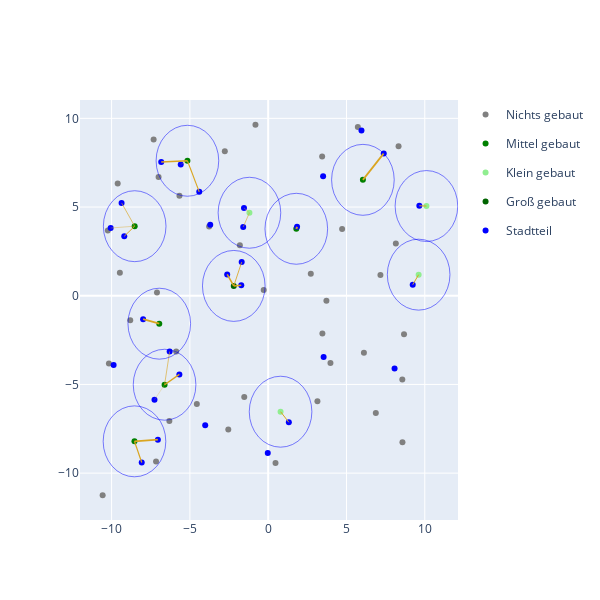

Source (notebook cell):
### Markdown cell above
### Task 3

### Code cell
# solve task 3
solve_location(radius=2, budget=1.8e6)

### Figure 1 — Plotly figure (JSON) as saved in the notebook; plotly's stock layout.template omitted (floating-point values rounded to 4 significant figures)
{"data": [{"hovertemplate": "Type=Nichts gebaut<br>x=%{x}<br>y=%{y}<extra></extra>", "legendgroup": "Nichts gebaut", "marker": {"color": "grey", "symbol": "circle"}, "mode": "markers", "name": "Nichts gebaut", "orientation": "v", "showlegend": true, "type": "scatter", "x": [-1.809, 7.168, -4.556, 3.447, 3.145, 3.463, -7.102, -6.998, -6.311, 8.566, -8.809, -2.77, 0.4694, 8.152, 8.326, -9.471, -0.2864, -3.77, -5.874, -7.315, -10.24, 4.721, 8.575, -2.548, -0.8121, 6.113, -1.528, -10.17, 2.721, 8.676, 6.874, -9.611, 5.725, 3.718, -10.57, 3.976, -5.666, -7.161], "xaxis": "x", "y": [2.854, 1.176, -6.108, 7.855, -5.95, -2.135, 0.1878, 6.698, -7.06, -4.721, -1.388, 8.148, -9.425, 2.942, 8.422, 1.297, 0.3189, 3.908, -3.15, 8.813, 3.678, 3.761, -8.257, -7.544, 9.64, -3.215, -5.704, -3.819, 1.241, -2.17, -6.61, 6.335, 9.52, -0.2879, -11.25, -3.785, 5.644, -9.35], "yaxis": "y"}, {"hovertemplate": "Type=Mittel gebaut<br>x=%{x}<br>y=%{y}<extra></extra>", "legendgroup": "Mittel gebaut", "marker": {"color": "green", "symbol": "circle"}, "mode": "markers", "name": "Mittel gebaut", "orientation": "v", "showlegend": true, "type": "scatter", "x": [-8.525, 6.049, 1.796, -6.616, -8.538, -5.158, -6.954], "xaxis": "x", "y": [3.921, 6.535, 3.775, -5.016, -8.208, 7.61, -1.575], "yaxis": "y"}, {"hovertemplate": "Type=Klein gebaut<br>x=%{x}<br>y=%{y}<extra></extra>", "legendgroup": "Klein gebaut", "marker": {"color": "lightgreen", "symbol": "circle"}, "mode": "markers", "name": "Klein gebaut", "orientation": "v", "showlegend": true, "type": "scatter", "x": [10.11, -1.198, 9.608, 0.791], "xaxis": "x", "y": [5.057, 4.679, 1.189, -6.537], "yaxis": "y"}, {"hovertemplate": "Type=Groß gebaut<br>x=%{x}<br>y=%{y}<extra></extra>", "legendgroup": "Groß gebaut", "marker": {"color": "darkgreen", "symbol": "circle"}, "mode": "markers", "name": "Groß gebaut", "orientation": "v", "showlegend": true, "type": "scatter", "x": [-2.197], "xaxis": "x", "y": [0.5537], "yaxis": "y"}, {"hovertemplate": "Type=Stadtteil<br>x=%{x}<br>y=%{y}<extra></extra>", "legendgroup": "Stadtteil", "marker": {"color": "blue", "symbol": "circle"}, "mode": "markers", "name": "Stadtteil", "orientation": "v", "showlegend": true, "type": "scatter", "x": [-2.618, 9.653, -5.671, -9.361, 3.54, -1.545, -7.986, 1.319, 5.957, -5.585, 8.071, -8.075, -4.022, 9.231, 1.845, -9.872, 3.507, -3.701, -6.292, -10.06, -0.02544, 7.38, -1.692, -9.19, -7.044, -6.83, -7.26, -4.402, -1.595, -1.72], "xaxis": "x", "y": [1.199, 5.07, -4.436, 5.234, -3.451, 4.949, -1.322, -7.134, 9.319, 7.398, -4.101, -9.402, -7.303, 0.622, 3.886, -3.906, 6.738, 3.998, -3.145, 3.819, -8.872, 8.025, 1.896, 3.357, -8.113, 7.54, -5.859, 5.858, 3.877, 0.591], "yaxis": "y"}, {"hovertemplate": "x=%{x}<br>y=%{y}<extra></extra>", "legendgroup": "", "line": {"color": "goldenrod", "dash": "solid", "width": 1.566}, "marker": {"symbol": "circle"}, "mode": "lines", "name": "", "orientation": "v", "showlegend": false, "type": "scatter", "x": [-2.197, -2.618], "xaxis": "x", "y": [0.5537, 1.199], "yaxis": "y"}, {"hovertemplate": "x=%{x}<br>y=%{y}<extra></extra>", "legendgroup": "", "line": {"color": "goldenrod", "dash": "solid", "width": 1}, "marker": {"symbol": "circle"}, "mode": "lines", "name": "", "orientation": "v", "showlegend": false, "type": "scatter", "x": [10.11, 9.653], "xaxis": "x", "y": [5.057, 5.07], "yaxis": "y"}, {"hovertemplate": "x=%{x}<br>y=%{y}<extra></extra>", "legendgroup": "", "line": {"color": "goldenrod", "dash": "solid", "width": 1.393}, "marker": {"symbol": "circle"}, "mode": "lines", "name": "", "orientation": "v", "showlegend": false, "type": "scatter", "x": [-6.616, -5.671], "xaxis": "x", "y": [-5.016, -4.436], "yaxis": "y"}, {"hovertemplate": "x=%{x}<br>y=%{y}<extra></extra>", "legendgroup": "", "line": {"color": "goldenrod", "dash": "solid", "width": 0.649}, "marker": {"symbol": "circle"}, "mode": "lines", "name": "", "orientation": "v", "showlegend": false, "type": "scatter", "x": [-8.525, -9.361], "xaxis": "x", "y": [3.921, 5.234], "yaxis": "y"}, {"hovertemplate": "x=%{x}<br>y=%{y}<extra></extra>", "legendgroup": "", "line": {"color": "goldenrod", "dash": "solid", "width": 0.422}, "marker": {"symbol": "circle"}, "mode": "lines", "name": "", "orientation": "v", "showlegend": false, "type": "scatter", "x": [-1.198, -1.545], "xaxis": "x", "y": [4.679, 4.949], "yaxis": "y"}, {"hovertemplate": "x=%{x}<br>y=%{y}<extra></extra>", "legendgroup": "", "line": {"color": "goldenrod", "dash": "solid", "width": 1.714}, "marker": {"symbol": "circle"}, "mode": "lines", "name": "", "orientation": "v", "showlegend": false, "type": "scatter", "x": [-6.954, -7.986], "xaxis": "x", "y": [-1.575, -1.322], "yaxis": "y"}, {"hovertemplate": "x=%{x}<br>y=%{y}<extra></extra>", "legendgroup": "", "line": {"color": "goldenrod", "dash": "solid", "width": 1}, "marker": {"symbol": "circle"}, "mode": "lines", "name": "", "orientation": "v", "showlegend": false, "type": "scatter", "x": [0.791, 1.319], "xaxis": "x", "y": [-6.537, -7.134], "yaxis": "y"}, {"hovertemplate": "x=%{x}<br>y=%{y}<extra></extra>", "legendgroup": "", "line": {"color": "goldenrod", "dash": "solid", "width": 0.265}, "marker": {"symbol": "circle"}, "mode": "lines", "name": "", "orientation": "v", "showlegend": false, "type": "scatter", "x": [-5.158, -5.585], "xaxis": "x", "y": [7.61, 7.398], "yaxis": "y"}, {"hovertemplate": "x=%{x}<br>y=%{y}<extra></extra>", "legendgroup": "", "line": {"color": "goldenrod", "dash": "solid", "width": 1.239}, "marker": {"symbol": "circle"}, "mode": "lines", "name": "", "orientation": "v", "showlegend": false, "type": "scatter", "x": [-8.538, -8.075], "xaxis": "x", "y": [-8.208, -9.402], "yaxis": "y"}, {"hovertemplate": "x=%{x}<br>y=%{y}<extra></extra>", "legendgroup": "", "line": {"color": "goldenrod", "dash": "solid", "width": 1}, "marker": {"symbol": "circle"}, "mode": "lines", "name": "", "orientation": "v", "showlegend": false, "type": "scatter", "x": [9.608, 9.231], "xaxis": "x", "y": [1.189, 0.622], "yaxis": "y"}, {"hovertemplate": "x=%{x}<br>y=%{y}<extra></extra>", "legendgroup": "", "line": {"color": "goldenrod", "dash": "solid", "width": 1.995}, "marker": {"symbol": "circle"}, "mode": "lines", "name": "", "orientation": "v", "showlegend": false, "type": "scatter", "x": [1.796, 1.845], "xaxis": "x", "y": [3.775, 3.886], "yaxis": "y"}, {"hovertemplate": "x=%{x}<br>y=%{y}<extra></extra>", "legendgroup": "", "line": {"color": "goldenrod", "dash": "solid", "width": 0.609}, "marker": {"symbol": "circle"}, "mode": "lines", "name": "", "orientation": "v", "showlegend": false, "type": "scatter", "x": [-6.616, -6.292], "xaxis": "x", "y": [-5.016, -3.145], "yaxis": "y"}, {"hovertemplate": "x=%{x}<br>y=%{y}<extra></extra>", "legendgroup": "", "line": {"color": "goldenrod", "dash": "solid", "width": 0.396}, "marker": {"symbol": "circle"}, "mode": "lines", "name": "", "orientation": "v", "showlegend": false, "type": "scatter", "x": [-8.525, -10.06], "xaxis": "x", "y": [3.921, 3.819], "yaxis": "y"}, {"hovertemplate": "x=%{x}<br>y=%{y}<extra></extra>", "legendgroup": "", "line": {"color": "goldenrod", "dash": "solid", "width": 1.774}, "marker": {"symbol": "circle"}, "mode": "lines", "name": "", "orientation": "v", "showlegend": false, "type": "scatter", "x": [6.049, 7.38], "xaxis": "x", "y": [6.535, 8.025], "yaxis": "y"}, {"hovertemplate": "x=%{x}<br>y=%{y}<extra></extra>", "legendgroup": "", "line": {"color": "goldenrod", "dash": "solid", "width": 0.84}, "marker": {"symbol": "circle"}, "mode": "lines", "name": "", "orientation": "v", "showlegend": false, "type": "scatter", "x": [-2.197, -1.692], "xaxis": "x", "y": [0.5537, 1.896], "yaxis": "y"}, {"hovertemplate": "x=%{x}<br>y=%{y}<extra></extra>", "legendgroup": "", "line": {"color": "goldenrod", "dash": "solid", "width": 0.994}, "marker": {"symbol": "circle"}, "mode": "lines", "name": "", "orientation": "v", "showlegend": false, "type": "scatter", "x": [-8.525, -9.19], "xaxis": "x", "y": [3.921, 3.357], "yaxis": "y"}, {"hovertemplate": "x=%{x}<br>y=%{y}<extra></extra>", "legendgroup": "", "line": {"color": "goldenrod", "dash": "solid", "width": 1.761}, "marker": {"symbol": "circle"}, "mode": "lines", "name": "", "orientation": "v", "showlegend": false, "type": "scatter", "x": [-8.538, -7.044], "xaxis": "x", "y": [-8.208, -8.113], "yaxis": "y"}, {"hovertemplate": "x=%{x}<br>y=%{y}<extra></extra>", "legendgroup": "", "line": {"color": "goldenrod", "dash": "solid", "width": 1.553}, "marker": {"symbol": "circle"}, "mode": "lines", "name": "", "orientation": "v", "showlegend": false, "type": "scatter", "x": [-5.158, -6.83], "xaxis": "x", "y": [7.61, 7.54], "yaxis": "y"}, {"hovertemplate": "x=%{x}<br>y=%{y}<extra></extra>", "legendgroup": "", "line": {"color": "goldenrod", "dash": "solid", "width": 0.261}, "marker": {"symbol": "circle"}, "mode": "lines", "name": "", "orientation": "v", "showlegend": false, "type": "scatter", "x": [-6.616, -7.26], "xaxis": "x", "y": [-5.016, -5.859], "yaxis": "y"}, {"hovertemplate": "x=%{x}<br>y=%{y}<extra></extra>", "legendgroup": "", "line": {"color": "goldenrod", "dash": "solid", "width": 1.131}, "marker": {"symbol": "circle"}, "mode": "lines", "name": "", "orientation": "v", "showlegend": false, "type": "scatter", "x": [-5.158, -4.402], "xaxis": "x", "y": [7.61, 5.858], "yaxis": "y"}, {"hovertemplate": "x=%{x}<br>y=%{y}<extra></extra>", "legendgroup": "", "line": {"color": "goldenrod", "dash": "solid", "width": 0.578}, "marker": {"symbol": "circle"}, "mode": "lines", "name": "", "orientation": "v", "showlegend": false, "type": "scatter", "x": [-1.198, -1.595], "xaxis": "x", "y": [4.679, 3.877], "yaxis": "y"}, {"hovertemplate": "x=%{x}<br>y=%{y}<extra></extra>", "legendgroup": "", "line": {"color": "goldenrod", "dash": "solid", "width": 1.594}, "marker": {"symbol": "circle"}, "mode": "lines", "name": "", "orientation": "v", "showlegend": false, "type": "scatter", "x": [-2.197, -1.72], "xaxis": "x", "y": [0.5537, 0.591], "yaxis": "y"}], "layout": {"autosize": false, "height": 600, "shapes": [{"line": {"color": "blue", "width": 0.5}, "type": "circle", "x0": -6.525, "x1": -10.53, "xref": "x", "y0": 5.921, "y1": 1.921, "yref": "y"}, {"line": {"color": "blue", "width": 0.5}, "type": "circle", "x0": 8.049, "x1": 4.049, "xref": "x", "y0": 8.535, "y1": 4.535, "yref": "y"}, {"line": {"color": "blue", "width": 0.5}, "type": "circle", "x0": 12.11, "x1": 8.106, "xref": "x", "y0": 7.057, "y1": 3.057, "yref": "y"}, {"line": {"color": "blue", "width": 0.5}, "type": "circle", "x0": 3.796, "x1": -0.2044, "xref": "x", "y0": 5.775, "y1": 1.775, "yref": "y"}, {"line": {"color": "blue", "width": 0.5}, "type": "circle", "x0": 0.8024, "x1": -3.198, "xref": "x", "y0": 6.679, "y1": 2.679, "yref": "y"}, {"line": {"color": "blue", "width": 0.5}, "type": "circle", "x0": -4.616, "x1": -8.616, "xref": "x", "y0": -3.016, "y1": -7.016, "yref": "y"}, {"line": {"color": "blue", "width": 0.5}, "type": "circle", "x0": -6.538, "x1": -10.54, "xref": "x", "y0": -6.208, "y1": -10.21, "yref": "y"}, {"line": {"color": "blue", "width": 0.5}, "type": "circle", "x0": 11.61, "x1": 7.608, "xref": "x", "y0": 3.189, "y1": -0.811, "yref": "y"}, {"line": {"color": "blue", "width": 0.5}, "type": "circle", "x0": -0.1971, "x1": -4.197, "xref": "x", "y0": 2.554, "y1": -1.446, "yref": "y"}, {"line": {"color": "blue", "width": 0.5}, "type": "circle", "x0": -3.158, "x1": -7.158, "xref": "x", "y0": 9.61, "y1": 5.61, "yref": "y"}, {"line": {"color": "blue", "width": 0.5}, "type": "circle", "x0": 2.791, "x1": -1.209, "xref": "x", "y0": -4.537, "y1": -8.537, "yref": "y"}, {"line": {"color": "blue", "width": 0.5}, "type": "circle", "x0": -4.954, "x1": -8.954, "xref": "x", "y0": 0.425, "y1": -3.575, "yref": "y"}], "width": 600, "xaxis": {"autorange": true, "range": [-12.02, 12.12], "type": "linear"}, "yaxis": {"autorange": true, "range": [-12.64, 11.04], "type": "linear"}}}
